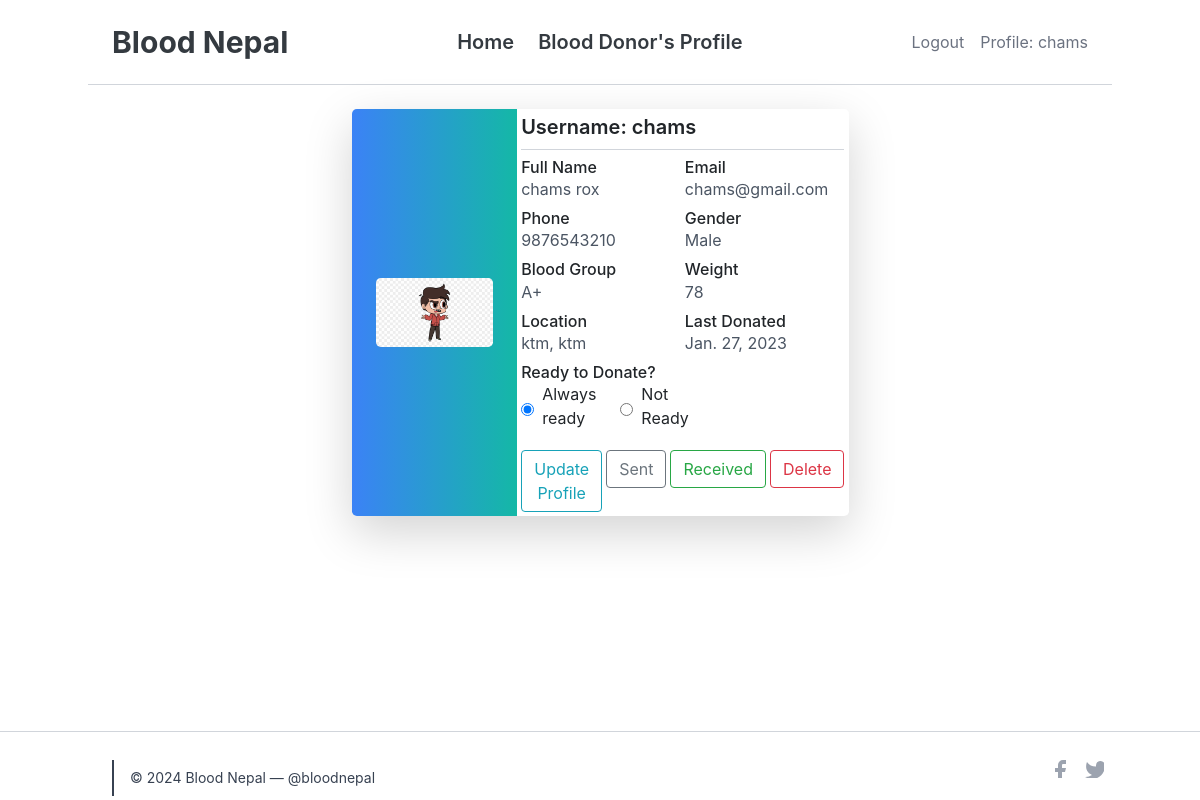
The app's page /profile (signed in), older data.
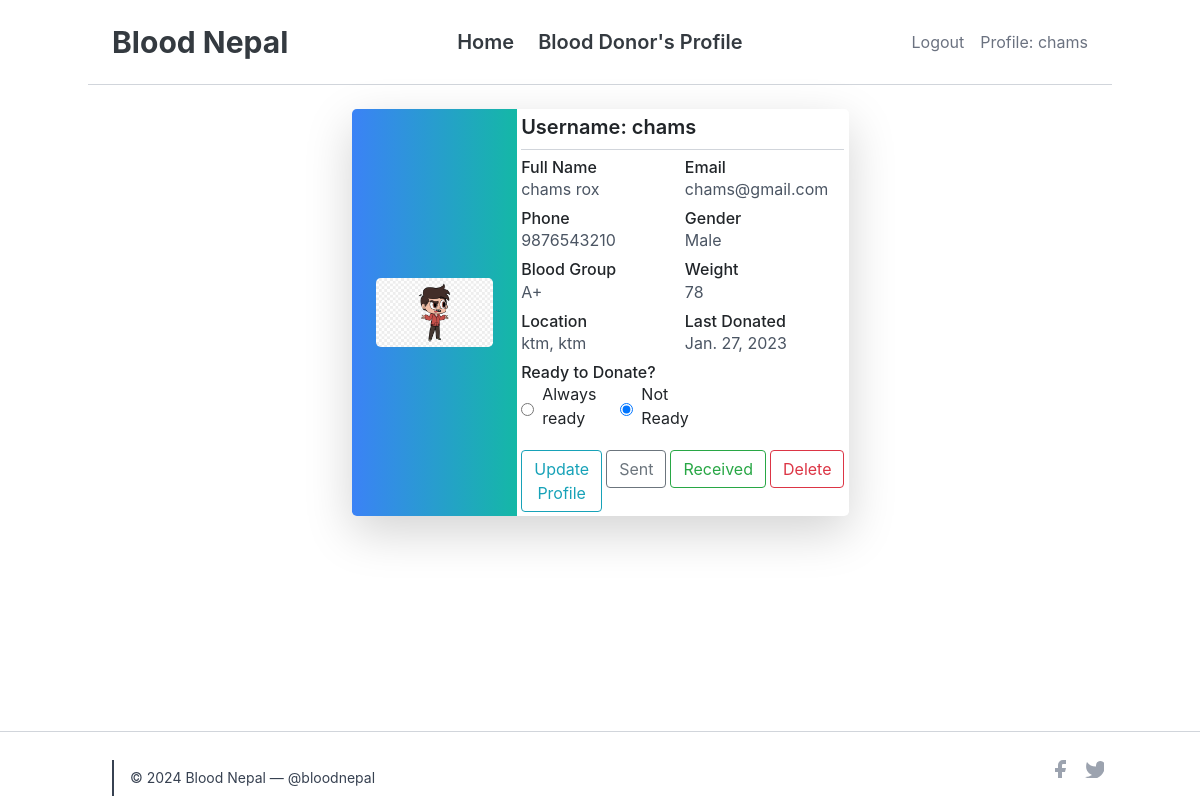
The same page, newer data.
### profile_/models.py (models this page shows, shortened)
class SignUp(models.Model):
    user = models.OneToOneField(User, on_delete = models.CASCADE , unique=True)
    full_name = models.CharField(max_length = 120, null=False, blank=False )
    email = models.EmailField(unique=True, null=False, blank=False)
    phone = models.CharField(max_length=10,null=True)
    gender = models.CharField(max_length=6, choices= GenderChoices , default='Male')
    profile_photo = models.ImageField(upload_to = 'images/')
    location = models.CharField(max_length=40)
    blood_group = models.CharField(choices=Blood_Group_Choices,max_length=3)
    weight = models.IntegerField( null=True, blank=False)
    ready_to_donate = models.CharField(choices=R_CHOICES ,null=True, max_length=4)
    last_donation = models.DateField(null=True)
    class Meta:
        unique_together = ('email','phone')

### profile_/views.py (the view)
# urls.py: path("profile", views.profile, name="profile"),
@login_required
def profile(request):
    username = request.user.username # Gets the username of user who is logged in from User table
    try:
        signup_user = SignUp.objects.get(user = request.user)
        return render(request, "profile/profile.html", {'signup_user':signup_user, 'username': username})
    except SignUp.DoesNotExist:
        return redirect('signup')

### profile_/templates/profile/profile.html (shortened to what the changed rows need)
{% extends 'profile/base.html' %}
{% block body %}
<section class="bg-white py-2">
  <div class="container mx-auto py-3">
    <div class="flex justify-center items-center">
      <div class="w-full lg:w-1/2 mb-4 lg:mb-0">
        <div class="bg-white shadow-lg rounded-lg overflow-hidden">
          <div class="flex">
            <div class="w-1/3 bg-gradient-to-r from-blue-500 to-teal-500 flex items-center justify-center p-4">
              <a href="{{signup_user.profile_photo.url}}">
                <img src="{{signup_user.profile_photo.url}}" alt="Profile Photo" class="w-72 h-auto rounded-lg" title="Profile Photo">
              </a>
            </div>
            <div class="w-2/3 p-1">
              <h6 class="text-xl font-semibold mb-1">Username: {{signup_user.user}}</h6>
              <hr class="my-2 border-gray-300">
              <div class="grid grid-cols-1 md:grid-cols-2 gap-1">
                <div class="mb-1">
                  <h6 class="font-medium">Full Name</h6>
                  <p class="text-gray-600">{{signup_user.full_name}}</p>
                </div>
                <div class="mb-1">
                  <h6 class="font-medium">Email</h6>
                  <p class="text-gray-600">{{signup_user.email}}</p>
                </div>
                <div class="mb-1">
                  <h6 class="font-medium">Phone</h6>
                  <p class="text-gray-600">{{signup_user.phone}}</p>
                </div>
                <div class="mb-1">
                  <h6 class="font-medium">Gender</h6>
                  <p class="text-gray-600">{{signup_user.gender}}</p>
                </div>
                <div class="mb-1">
                  <h6 class="font-medium">Blood Group</h6>
                  <p class="text-gray-600">{{signup_user.blood_group}}</p>
                </div>
                <div class="mb-1">
                  <h6 class="font-medium">Weight</h6>
                  <p class="text-gray-600">{{signup_user.weight}}</p>
                </div>
                <div class="mb-1">
                  <h6 class="font-medium">Location</h6>
                  <p class="text-gray-600">{{signup_user.location}}</p>
                </div>
                <div class="mb-1">
                  <h6 class="font-medium">Last Donated</h6>
                  <p class="text-gray-600">{{signup_user.last_donation}}</p>
                </div>
                <div class="mb-1">
                  <div class="flex items-center">
                    <input type="radio" id="yes" name="ready_to_donate" {% if signup_user.ready_to_donate == 'yes' %}checked{% endif %}>
                    <label for="yes" class="ml-2 mr-4">Always ready </label>
                    <input type="radio" id="no" name="ready_to_donate" {% if signup_user.ready_to_donate == 'no' %}checked{% endif %}>
                    <label for="no" class="ml-2">Not Ready</label>
                  </div>
                </div>
              </div>
              <div class="mt-2 flex space-x-1">
                <a href="{% url 'update_profile' signup_user.id %}" class="inline-block">
                </a>
                <a href="{% url 'request-sent' %}" class="inline-block">
                </a>
                <a href="{% url 'request-received' %}" class="inline-block">
                </a>
                <a href="{% url 'delete_profile' signup_user.id %}" class="inline-block">
                </a>
              </div>
            </div>
          </div>
        </div>
      </div>
    </div>
  </div>
</section>
{% endblock %}

Row changes from the older to the newer data that the page shows:
changed SignUp "chams rox": ready_to_donate "☑ Always ready" → "☐ Always ready"; ready_to_donate "☐ Not Ready" → "☑ Not Ready"
